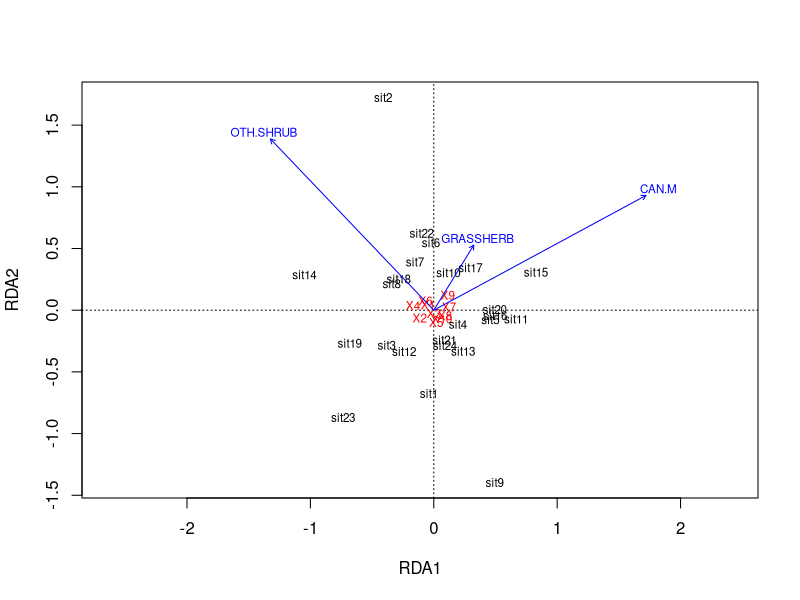

This figure's R source:
#Variance partitioning
library(vegan)

moths = read.csv('moths.csv',header=T)
hab.full = read.csv('moths.full.csv',header=T)
hab.plot = read.csv('moths.plot.csv',header=T)
hab.patch = read.csv('moths.patch.csv',header=T)
hab.land = read.csv('moths.land.csv',header=T)
hab.space = read.csv('moths.space.csv',header=T)

y = moths[,-1]       #exclude site id
x.plot = hab.plot[,c(2,9,10)]
x.patch = hab.patch[,c(4,6,7)]
x.land = hab.land[,c(3,8,9)]
x.space = hab.space[,c(3,7,8)]

y.log = log(y+1)    #log-transform y
y.chord = data.frame(matrix(0,nrow(y.log),ncol(y.log)))    #row normalization
rsum = apply(y.log,1,sum)
for(i in 1:nrow(y.log)){
	y.chord[i,] = y.log[i,]/rsum[i]
}

#RDA with plot variables after partialling out patch, landscape, and space effects (modify z matrix for partialling out other effects)
z = cbind(x.patch,x.land,x.space)
z.plot = rda(y.chord,x.plot,z)

summary(z.plot)
plot(z.plot,choices=c(1,2),display=c('wa','sp','bp'),scaling=2) 
